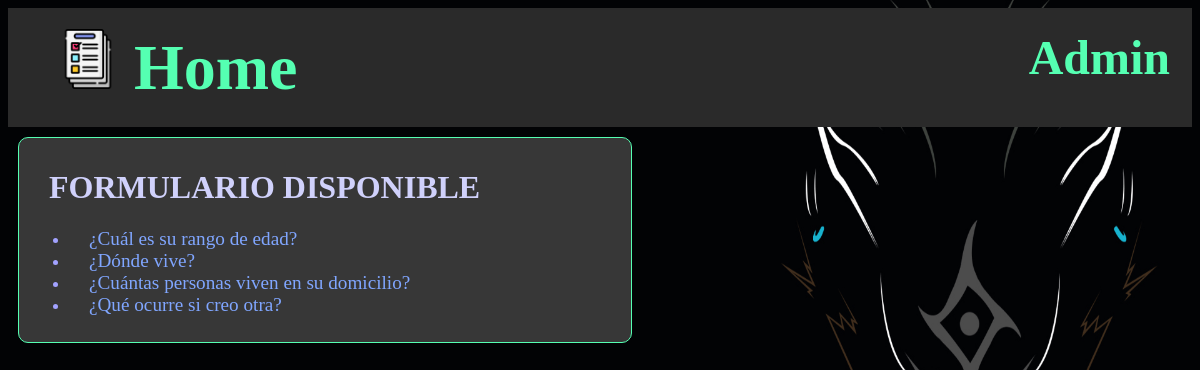
The page / on the database its author committed.
### polls/models.py (models this page shows, shortened)
class Question(models.Model):
    question_text = models.CharField(max_length=200)
    pub_date = models.DateTimeField('date published')

### polls/views.py (the view)
# urls.py: path('', views.IndexView.as_view(), name='index'),
class IndexView(generic.ListView):
    template_name = 'polls/index.html'
    context_object_name = 'latest_question_list'
    def get_queryset(self):
        return Question.objects.filter(
            pub_date__lte=timezone.now()
        ).order_by('pub_date')[:5]

### polls/templates/polls/index.html (shortened to what this page needs)
{% extends "polls/base_polls.html" %}
{% block content %}
{% load static %}
<link rel="stylesheet" href="{% static 'polls/style.css' %}">
{% if latest_question_list %}
    <div id="formActivos">
        <h1>FORMULARIO DISPONIBLE</h1>
        <ul>
        {% for question in latest_question_list %}
            <li><a href="{% url 'polls:detail' question.id %}">{{ question.question_text }}</a></li>
        {% endfor %}
        </ul>
    </div>
{% else %}
    <p>No polls are available.</p>
{% endif %}
{% endblock %}

### polls/static/polls/style.css (style rules this page uses)
body { background: rgb(0, 0, 0) url("images/background.png") border-box no-repeat fixed center; background-size: 100% 100%; }
#formActivos { background-color: rgb(55, 55, 55); position: left; width: 50%; height: 100%; padding: 10px; margin: 10px; border-radius: 10px; border: 1px solid rgb(85, 255, 178); }
#formActivos h1 { color: rgb(208, 209, 251); padding-left: 20px; }
#formActivos li { color: rgb(162, 162, 255); }
#formActivos li a { color: rgb(128, 166, 255); text-decoration: none; font-size: 120%; padding-left: 20px; }

### rows shown on the page
Question: question_text "¿Cuál es su rango de edad?"
Question: question_text "¿Dónde vive?"
Question: question_text "¿Cuántas personas viven en su domicilio?"
Question: question_text "¿Qué ocurre si creo otra?"
